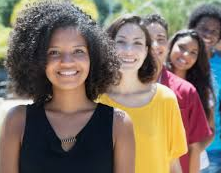
#> input picture people.png, 221 x 173 px
$ jupyter execute --allow-errors 'Video 13.ipynb'
#> lines starting #> are read from the running program, lines starting #| are printed output that depends on the picture
[cell 1]
import cv2
import numpy as np
#import matplotlib.pyployt as plt

[cell 2]
color = cv2.imread("people.png")
#> color is the input picture: shape (173, 221, 3); mean B, G, R 97, 110.2, 124.1

[cell 3]
cv2.imshow("image",color)
cv2.waitKey(0)
cv2.destroyAllWindows()

[cell 4]
print(color.shape)
#| (173, 221, 3)
height, width, channels = color.shape
#> height = 173; width = 221; channels = 3

[cell 5]
b,g,r = cv2.split(color)   # look at how the channels look
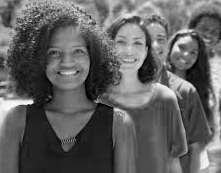
#> b: shape (173, 221); min 0, max 248, mean 97
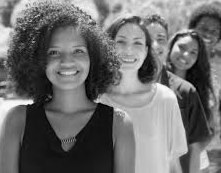
#> g: shape (173, 221); min 0, max 248, mean 110.2
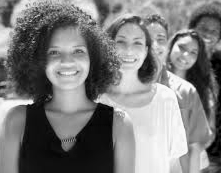
#> r: shape (173, 221); min 0, max 248, mean 124.1
#split colors as individual matrices

[cell 6]
rgb_split = np.empty([height, width*3,3], 'uint8')

[cell 7]
rgb_split[:, 0:width] =cv2.merge([b,b,b])   #width of a single image
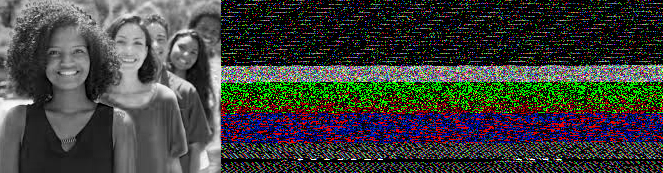
#> rgb_split: shape (173, 663, 3); mean of channels 0, 1, 2 60, 63.4, 61.4; drawn as B, G, R
rgb_split[:, width:width*2] =cv2.merge([g,g,g])
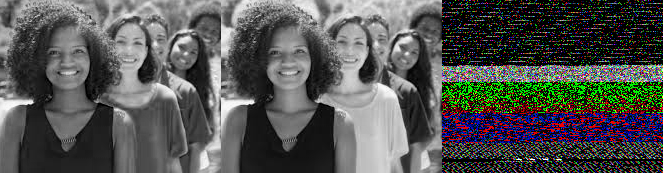
#> rgb_split: shape (173, 663, 3); mean of channels 0, 1, 2 82.8, 84.7, 83.6; drawn as B, G, R
#> (the rest of this cell did not finish here and is left out)
